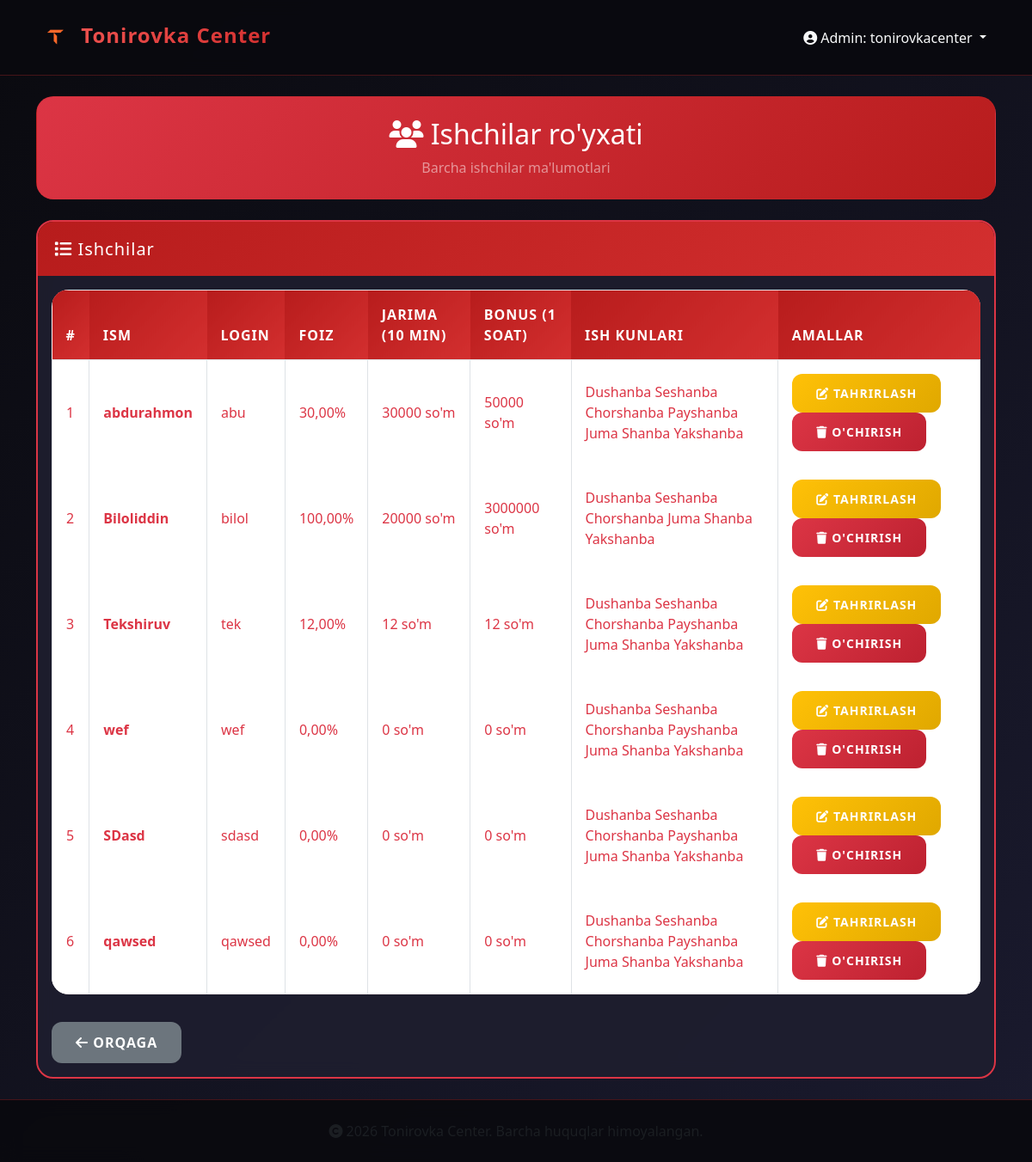
Before: /admin-panel/workers/ (signed in) with the older database file.
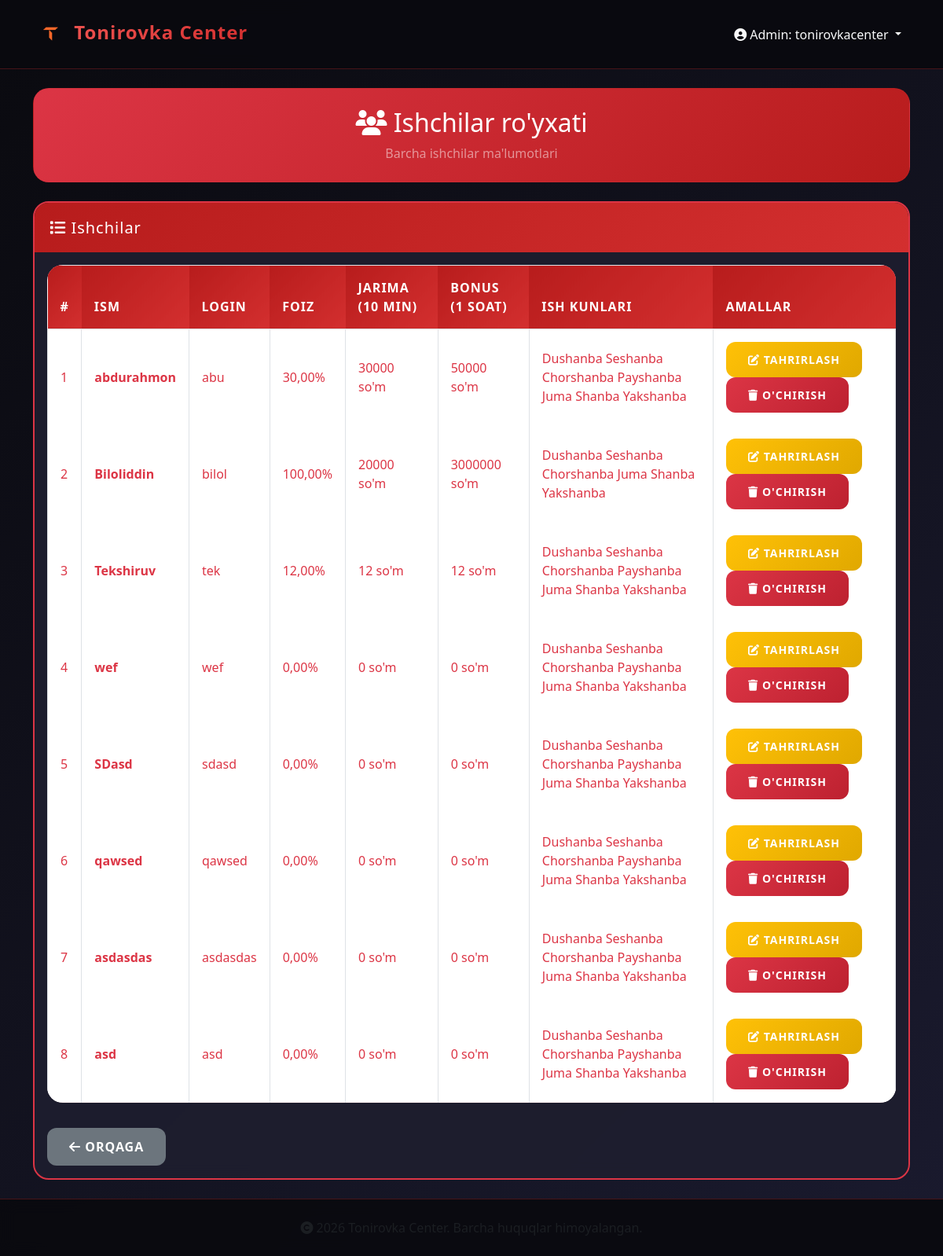
After: the same page with the newer database file.
### main/models.py (models this page shows, shortened)
class Worker(models.Model):
    user = models.OneToOneField(User, on_delete=models.CASCADE, related_name='worker', null=True, blank=True)
    full_name = models.CharField(max_length=255, verbose_name="To'liq ismi")
    salary_percent = models.DecimalField(max_digits=5, decimal_places=2, default=0, verbose_name="Oylik foizi (%)")
    late_fine = models.DecimalField(max_digits=10, decimal_places=2, default=0, verbose_name="10 min kechiksa jarima (so'm)")
    overtime_bonus = models.DecimalField(max_digits=10, decimal_places=2, default=0, verbose_name="1 soat qo'shimcha bonus (so'm)")
    three_hour_bonus_amount = models.DecimalField(max_digits=10, decimal_places=2, default=0, verbose_name="3 soatdan keyin bonus (so'm)")
    total_discipline_score = models.FloatField(default=0, verbose_name="Jami intizom bali")
    monday_start = models.TimeField(default=time(9, 0))
    monday_end = models.TimeField(default=time(18, 0))
    tuesday_start = models.TimeField(default=time(9, 0))
    tuesday_end = models.TimeField(default=time(18, 0))
    wednesday_start = models.TimeField(default=time(9, 0))
    wednesday_end = models.TimeField(default=time(18, 0))
    thursday_start = models.TimeField(default=time(9, 0))
    thursday_end = models.TimeField(default=time(18, 0))
    friday_start = models.TimeField(default=time(9, 0))
    friday_end = models.TimeField(default=time(18, 0))
    saturday_start = models.TimeField(default=time(9, 0))
    saturday_end = models.TimeField(default=time(18, 0))
    sunday_start = models.TimeField(default=time(9, 0))
    sunday_end = models.TimeField(default=time(18, 0))
    monday_working = models.BooleanField(default=True, verbose_name="Dushanba ish kuni")
    tuesday_working = models.BooleanField(default=True, verbose_name="Seshanba ish kuni")
    wednesday_working = models.BooleanField(default=True, verbose_name="Chorshanba ish kuni")
    thursday_working = models.BooleanField(default=True, verbose_name="Payshanba ish kuni")
    friday_working = models.BooleanField(default=True, verbose_name="Juma ish kuni")
    saturday_working = models.BooleanField(default=True, verbose_name="Shanba ish kuni")
    sunday_working = models.BooleanField(default=True, verbose_name="Yakshanba ish kuni")
    current_salary = models.DecimalField(max_digits=15, decimal_places=2, default=0)
    total_fines = models.DecimalField(max_digits=15, decimal_places=2, default=0)
    total_bonuses = models.DecimalField(max_digits=15, decimal_places=2, default=0)
    total_paid = models.DecimalField(max_digits=15, decimal_places=2, default=0)
    created_at = models.DateTimeField(auto_now_add=True)
    updated_at = models.DateTimeField(auto_now=True)
    class Meta:
        verbose_name = "Ishchi"
        verbose_name_plural = "Ishchilar"

### main/views.py (the view)
# urls.py: path('admin-panel/workers/', views.workers_list, name='workers_list'),
@admin_required
def workers_list(request):
    workers = Worker.objects.all()
    return render(request, 'admin_panel/workers_list.html', {'workers': workers})

### main/context_processors.py (called while the page is built)
def current_year(request):
    return {'current_year': datetime.now().year}

### main/templates/admin_panel/workers_list.html (shortened to what this page needs)
{% extends 'base.html' %}
{% block content %}
<div class="row mb-4">
    <div class="col-12">
        <div class="card" style="background: linear-gradient(135deg, #dc3545, #b71c1c);">
            <div class="card-body text-center py-4">
                <h2 class="text-white mb-0">
                    <i class="fas fa-users"></i> Ishchilar ro'yxati
                </h2>
                <p class="text-white-50 mt-2 mb-0">
                    Barcha ishchilar ma'lumotlari
                </p>
            </div>
        </div>
    </div>
</div>
<div class="row">
    <div class="col-12">
        <div class="card" style="border: 2px solid #dc3545;">
            <div class="card-header" style="background-color: #dc3545; color: white;">
                <h5 class="mb-0"><i class="fas fa-list"></i> Ishchilar</h5>
            </div>
            <div class="card-body">
                <div class="table-responsive">
                    <table class="table table-bordered table-hover" style="background-color: #fff3f3;">
                        <thead style="background-color: #dc3545; color: white;">
                            <tr>
                                <th>#</th>
                                <th>Ism</th>
                                <th>Login</th>
                                <th>Foiz</th>
                                <th>Jarima (10 min)</th>
                                <th>Bonus (1 soat)</th>
                                <th>Ish kunlari</th>
                                <th>Amallar</th>
                            </tr>
                        </thead>
                        <tbody>
                            {% for worker in workers %}
                            <tr>
                                <td>{{ forloop.counter }}</td>
                                <td>{{ worker.full_name }}</td>
                                <td>{{ worker.user.username }}</td>
                                <td>{{ worker.salary_percent }}%</td>
                                <td>{{ worker.late_fine|floatformat:0 }} so'm</td>
                                <td>{{ worker.overtime_bonus|floatformat:0 }} so'm</td>
                                <td>
                                    {% if worker.monday_working %}Dushanba {% endif %}
                                    {% if worker.tuesday_working %}Seshanba {% endif %}
                                    {% if worker.wednesday_working %}Chorshanba {% endif %}
                                    {% if worker.thursday_working %}Payshanba {% endif %}
                                    {% if worker.friday_working %}Juma {% endif %}
                                    {% if worker.saturday_working %}Shanba {% endif %}
                                    {% if worker.sunday_working %}Yakshanba {% endif %}
                                </td>
                                <td>
                                    <a href="{% url 'edit_worker' worker.id %}" class="btn btn-sm btn-warning">
                                        <i class="fas fa-edit"></i> Tahrirlash
                                    </a>
                                    <a href="{% url 'delete_worker' worker.id %}" class="btn btn-sm btn-danger">
                                        <i class="fas fa-trash"></i> O'chirish
                                    </a>
                                </td>
                            </tr>
                            {% empty %}
                            <tr>
                                <td colspan="8" class="text-center">Ishchilar mavjud emas</td>
                            </tr>
                            {% endfor %}
                        </tbody>
                    </table>
                </div>
                <div class="mt-3">
                    <a href="{% url 'admin_dashboard' %}" class="btn btn-secondary">
                        <i class="fas fa-arrow-left"></i> Orqaga
                    </a>
                </div>
            </div>
        </div>
    </div>
</div>
{% endblock %}

### main/templates/base.html (shortened to what this page needs)
{% load static %}
<!DOCTYPE html>
<html lang="uz">
<head>
    <link href="https://cdn.jsdelivr.net/npm/bootstrap@5.3.0/dist/css/bootstrap.min.css" rel="stylesheet">
    <link rel="stylesheet" href="https://cdnjs.cloudflare.com/ajax/libs/font-awesome/6.4.0/css/all.min.css">
    <link rel="stylesheet" href="https://cdnjs.cloudflare.com/ajax/libs/animate.css/4.1.1/animate.min.css">
    <link rel="stylesheet" href="https://cdnjs.cloudflare.com/ajax/libs/toastr.js/latest/toastr.min.css">
    <link href="https://unpkg.com/aos@2.3.1/dist/aos.css" rel="stylesheet">
</head>
<body>
    <nav class="navbar navbar-expand-lg navbar-dark sticky-top">
        <div class="container">
            <a class="navbar-brand animate__animated animate__fadeInLeft" href="{% url 'login' %}">
                <img src="/media/logo.png" alt="Logo" onerror="this.src='https://via.placeholder.com/45x45?text=TC'">
                <span>Tonirovka Center</span>
            </a>
            <div class="collapse navbar-collapse" id="navbarNav">
                <ul class="navbar-nav ms-auto">
                    {% if user.is_authenticated %}
                        <li class="nav-item dropdown">
                            <a class="nav-link dropdown-toggle" href="#" id="userDropdown" role="button" data-bs-toggle="dropdown">
                                <i class="fas fa-user-circle"></i>
                                {% if user.is_staff %}
                                    Admin: {{ user.username }}
                                {% else %}
                                    {{ user.worker.full_name }}
                                {% endif %}
                            </a>
                        </li>
                    {% else %}
                        <li class="nav-item">
                            <a class="nav-link" href="{% url 'login' %}">
                                <i class="fas fa-sign-in-alt"></i> Kirish
                            </a>
                        </li>
                    {% endif %}
                </ul>
            </div>
        </div>
    </nav>
    <main class="container my-4">
        {% block content %}{% endblock %}
    </main>
    <footer class="footer mt-auto py-4">
        <div class="container text-center">
            <div class="row">
                <div class="col-12">
                    <span class="text-muted">
                        <i class="fas fa-copyright"></i> {{ current_year }} Tonirovka Center.
                        Barcha huquqlar himoyalangan.
                    </span>
                </div>
            </div>
        </div>
    </footer>
</body>
</html>

### main/templates/base.html (style rules this page uses)
:root { --primary: #d32f2f; --primary-dark: #b71c1c; --primary-light: #ef5350; --secondary: #1e1e2f; --dark: #0a0a0f; --light: #f8f9fa; --gray: #6c757d; --success: #28a745; --warning: #ffc107; --info: #17a2b8; --danger: #dc3545; }
* { margin: 0; padding: 0; box-sizing: border-box; }
body { background: linear-gradient(135deg, #0a0a0f 0%, #1a1a2e 100%); font-family: 'Poppins', 'Segoe UI', Tahoma, Geneva, Verdana, sans-serif; min-height: 100vh; color: var(--light); overflow-x: hidden; }
.navbar { background: rgba(10, 10, 15, 0.95); backdrop-filter: blur(10px); border-bottom: 1px solid rgba(211, 47, 47, 0.3); padding: 1rem 0; transition: all 0.3s ease; }
.navbar-brand { font-size: 1.5rem; font-weight: 700; letter-spacing: 1px; position: relative; overflow: hidden; }
.navbar-brand img { height: 45px; transition: transform 0.3s ease; }
.navbar-brand span { background: linear-gradient(135deg, var(--primary-light), var(--primary)); -webkit-background-clip: text; background-clip: text; color: transparent; }
.navbar-brand::after { content: ''; position: absolute; bottom: -5px; left: 0; width: 0; height: 2px; background: linear-gradient(90deg, var(--primary), var(--primary-light)); transition: width 0.3s ease; }
.nav-link { position: relative; padding: 0.5rem 1rem; margin: 0 0.2rem; border-radius: 8px; transition: all 0.3s ease; color: var(--light); }
.nav-link::before { content: ''; position: absolute; bottom: 0; left: 50%; width: 0; height: 2px; background: var(--primary); transform: translateX(-50%); transition: width 0.3s ease; }
.card { background: rgba(30, 30, 47, 0.9); backdrop-filter: blur(10px); border: 1px solid rgba(211, 47, 47, 0.2); border-radius: 20px; transition: all 0.4s cubic-bezier(0.175, 0.885, 0.32, 1.275); overflow: hidden; }
.card-header { background: linear-gradient(135deg, var(--primary-dark), var(--primary)); border: none; padding: 1.2rem; font-weight: 700; letter-spacing: 1px; }
.btn { border-radius: 12px; padding: 12px 28px; font-weight: 600; text-transform: uppercase; letter-spacing: 1px; transition: all 0.3s ease; position: relative; overflow: hidden; border: none; }
.btn::before { content: ''; position: absolute; top: 50%; left: 50%; width: 0; height: 0; border-radius: 50%; background: rgba(255, 255, 255, 0.3); transform: translate(-50%, -50%); transition: width 0.6s, height 0.6s; }
.btn-danger { background: linear-gradient(135deg, #dc3545, #bd2130); }
.btn-warning { background: linear-gradient(135deg, #ffc107, #e0a800); color: var(--dark); }
.table { background: rgba(30, 30, 47, 0.6); border-radius: 20px; overflow: hidden; }
.table thead th { background: linear-gradient(135deg, var(--primary-dark), var(--primary)); color: white; border: none; padding: 1rem; font-weight: 600; text-transform: uppercase; letter-spacing: 1px; }
.table tbody tr { transition: all 0.3s ease; border-bottom: 1px solid rgba(255, 255, 255, 0.1); }
.table td { padding: 1rem; vertical-align: middle; color: var(--light); }
.footer { background: rgba(10, 10, 15, 0.95); backdrop-filter: blur(10px); border-top: 1px solid rgba(211, 47, 47, 0.3); margin-top: auto; }

### main/templates/admin_panel/workers_list.html (style rules this page uses)
.table tbody tr td { color: #dc3545 !important; }
.table tbody tr td:nth-child(2) { color: #dc3545 !important; font-weight: 700 !important; }
.table tbody tr td .btn-warning, .table tbody tr td .btn-danger { color: white !important; }
.table thead th { color: white !important; }

Changed rows visible on the page:
added Worker: full_name "asdasdas", user.username "asdasdas", salary_percent "0,00", late_fine "0", overtime_bonus "0", monday_working "Dushanba", tuesday_working "Seshanba", wednesday_working "Chorshanba", thursday_working "Payshanba", friday_working "Juma", saturday_working "Shanba", sunday_working "Yakshanba"
added Worker: full_name "asd", user.username "asd", salary_percent "0,00", late_fine "0", overtime_bonus "0", monday_working "Dushanba", tuesday_working "Seshanba", wednesday_working "Chorshanba", thursday_working "Payshanba", friday_working "Juma", saturday_working "Shanba", sunday_working "Yakshanba"
